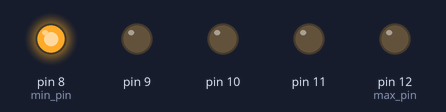
Bench run of a sketch on a simulated Arduino Uno, built with avr-gcc and run on an emulated ATmega328P. On the bench: output pins drawn as LEDs (lit = HIGH).

Above: at 0.12 s.
At 0.62 s:
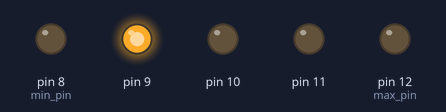
At 1.12 s:
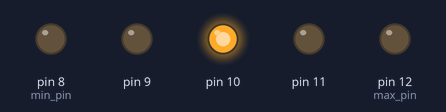
At 2.12 s:
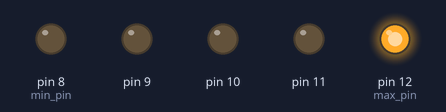
At 2.62 s:
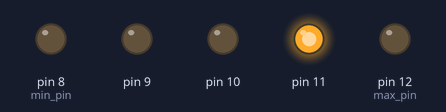
At 4.87 s:
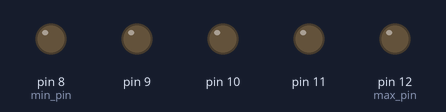
Timing chart, 0 to 5.2 s (numbered marks = the images above):
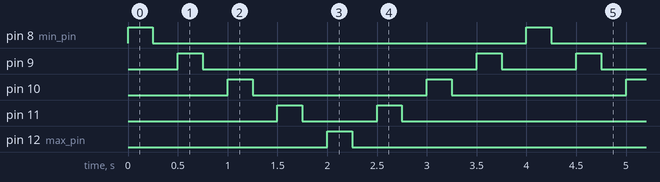

The sketch:

oscillate_leds.ino
```cpp
// Wire up Arduino to breadboard, as per
// http://video.mit.edu/watch/arduino-tutorial-1-10950/

int max_pin = 12;
int min_pin = 8;

int pause_in_msecs = 250;

void setup() {
  // put your setup code here, to run once:
  for ( int i = min_pin; i <= max_pin; ++i )
    pinMode(i, OUTPUT);
}

void loop() {
  // put your main code here, to run repeatedly:
  for ( int i = min_pin; i <= max_pin; ++i )
  {
    digitalWrite(i, HIGH);
    delay(pause_in_msecs);
    digitalWrite(i, LOW);
    delay(pause_in_msecs);
  }

  for ( int i = max_pin - 1; i >= min_pin + 1; --i )
  {
    digitalWrite(i, HIGH);
    delay(pause_in_msecs);
    digitalWrite(i, LOW);
    delay(pause_in_msecs);
  }
}
```

Measured:
- by itself, pin 8 (min_pin), pin 12 (max_pin): alternates HIGH for 0.25 s and LOW for 3.8 s
- by itself, pin 9: repeats every 4.0 s: LOW 2.8 s, HIGH 0.25 s, LOW 0.75 s, HIGH 0.25 s
- by itself, pin 10: alternates HIGH for 0.25 s and LOW for 1.8 s
- by itself, pin 11: repeats every 4.0 s: LOW 0.75 s, HIGH 0.25 s, LOW 2.8 s, HIGH 0.25 s
